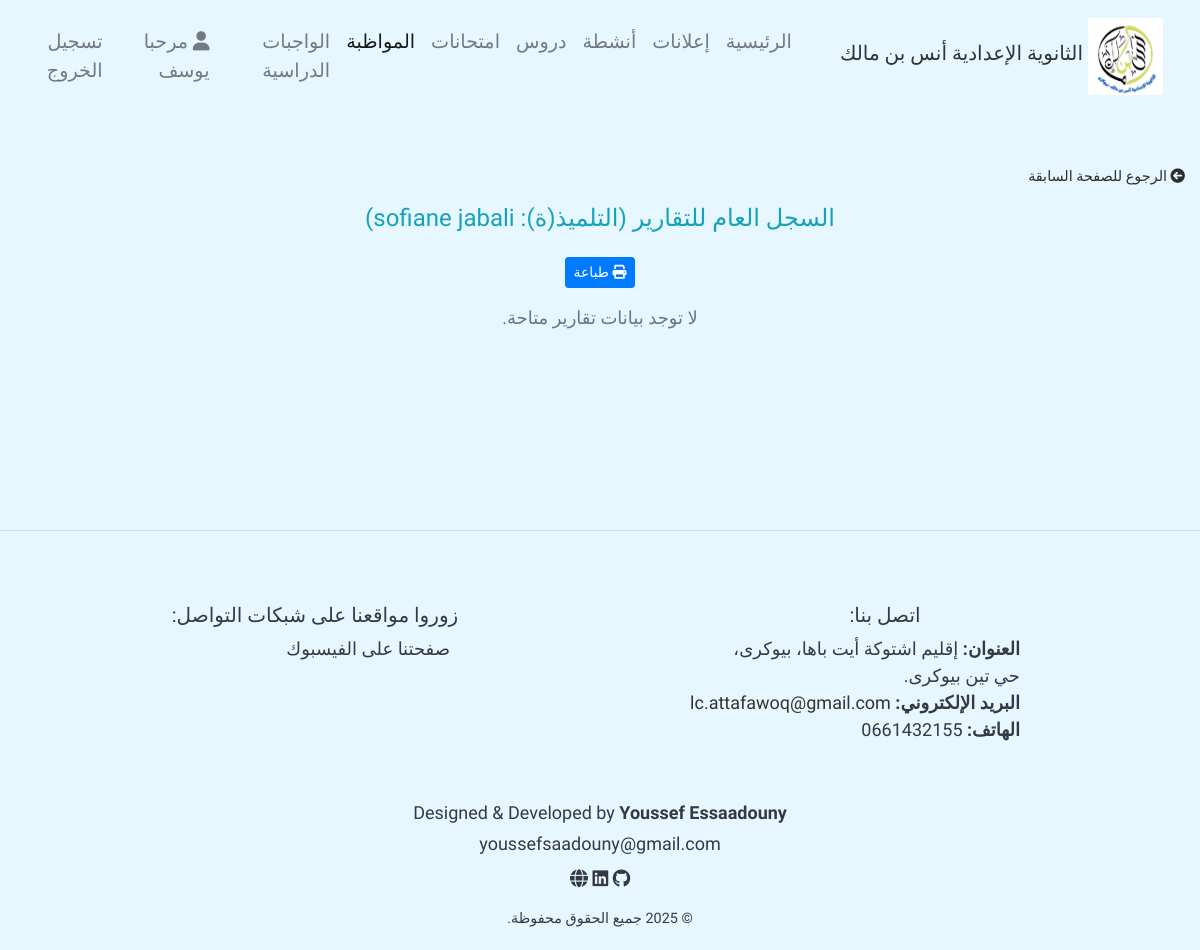
Screenshot of /studentTotalreports/23 (signed in) with the database file from the repository.
### home/models.py (models this page shows, shortened)
class UserProfile(models.Model):
    user = models.ForeignKey(User, on_delete = models.CASCADE)
    firstname = models.CharField(max_length = 100)
    lastname = models.CharField(max_length = 100)
    User_Type = models.CharField(max_length = 100, null = True, blank = True)
    email = models.EmailField(null = True, blank=  True)

class Student(models.Model):
    massar_num = models.CharField(max_length = 50, null = True, blank = True)
    first_name = models.CharField(max_length = 50)
    last_name = models.CharField(max_length = 50)
    sections = models.ForeignKey(Section, related_name="students", blank = True, null = True, on_delete = models.SET_NULL)
    number_phone = models.CharField(max_length = 14, default = 0000)
    parentEmail = models.EmailField(null=True)

### home/decorator.py (the view)
        def wrapper_funct(request, *args, **kwargs):
            group = None
            if request.user.groups.exists():
                group = request.user.groups.all()[0].name
            if group and group in allowed_roles:
                return view_func(request, *args, **kwargs)
            else:
                return HttpResponse('أنت غير مؤهل لزيارة هذه الصفحة.')

### home/decorator.py (called while the page is built)
def allowed_user(allowed_roles = []):
    def decorator(view_func):
        def wrapper_funct(request, *args, **kwargs):
            group = None
            if request.user.groups.exists():
                group = request.user.groups.all()[0].name
            if group and group in allowed_roles:
                return view_func(request, *args, **kwargs)
            else:
                return HttpResponse('أنت غير مؤهل لزيارة هذه الصفحة.')
        return wrapper_funct
    return decorator

### templates/pages/attendance/reports/studentTotalReports.html (shortened to what this page needs)
{% extends 'base.html' %}
{% load static %}
{% load custom_filter %}
{% block content %}
<div class="container-fluid my-5">
    <div class="mb-3 text-start">
        <a href="{% url 'add_reports' student.id %}" class="text-decoration-none" style="color: inherit; font-size: 0.9rem;">
          <i class="fas fa-arrow-circle-left me-1"></i> الرجوع للصفحة السابقة
        </a>
      </div>
      <div class="mb-4  text-center text-info">
        <h4>
        السجل العام للتقارير (التلميذ(ة): {{ student.first_name }} {{ student.last_name }})
        </h4>
      </div>
      <div class="text-center mb-3">
        <button class="btn btn-sm btn-primary" onclick="window.print()">
          <i class="fas fa-print me-1"></i> طباعة
        </button>
      </div>
    {% for year, reports in grouped_reports.items %}
        <div class="mb-3 d-inline">
            <p class="d-inline-flex gap-1">
                <a class="btn btn-outline-primary" data-toggle="collapse" href="#collapseYear{{ year }}" role="button" aria-expanded="false" aria-controls="collapseYear{{ year }}">
                    السنة: {{ year }}
                    (
                    <small> مجموع التقارير خلال السنة {% with yearCount|get_item:year as total %} {{total}}  {% endwith %} </small>
                    )
                </a>
            </p>
            <div class="collapse" id="collapseYear{{ year }}">
                <div class="card card-body">
                    {% if reports %}
                        {% for month, report in reports.items %}
                            <div class="d-flex align-items-center flex-wrap gap-3 mb-2">
                                <a class="btn btn-outline-success my-2" data-toggle="collapse" href="#collapseMonth{{ year }}{{ month }}" role="button" aria-expanded="false" aria-controls="collapseMonth{{ year }}{{ month }}">
                                    الشهر: {{ month|get_month }}
                                    (
                                    <span> مجموع الغياب خلال الشهر {% with monthCount|get_item:year|get_item:month as total %} {{total}} {% endwith %}  </span>
                                    )
                                </a>
                                {% if whatsapp_url %}
                                <div class="alert alert-success d-flex flex-wrap align-items-center justify-content-between my-2 mt-2 mx-2 gap-3">
                                        <p class="mb-0">تم إنشاء رسالة واتساب لولي الأمر. اضغط على الزر أدناه لإرسالها:</p>
                                        <a href="{{ whatsapp_url }}" target="_blank" class="btn btn-success d-flex align-items-center">
                                            <i class="fab fa-whatsapp mx-2"></i> إرسال الرسالة عبر واتساب
                                        </a>
                                    </div>
                                {% endif %}
                                </div>
                            <div class="collapse" id="collapseMonth{{ year }}{{ month }}">
                                <div class="card card-body">
                                    {% for r in report %}
                                        <div class="card my-3 shadow-sm">
                                            <div class="card-header ">
                                                <strong>تقرير رقم: {{ r.counter }}</strong>
                                            </div>
                                            <div class="card-body  ">
                                                <p><strong>الإجراء المتخذ:</strong> {{ r.instructions }}</p>
                                                <p><strong>المادة:</strong> {{ r.material }}</p>
                                                <p><strong>التاريخ:</strong> {{ r.date|date:"Y-m-d" }}</p>
                                                <p><strong>موضوع التقرير:</strong> {{ r.content }}</p>
                                                <div class="d-flex justify-content-end">
                                                    <a href="{% url 'Delete' r.id %}?page=reports"  class="btn btn-outline-danger my-2 " onclick="return confirm('هل أنت متأكد من الحذف؟');">   حذف التقرير </a>
                                                </div>
                                            </div>
                                        </div>
                                    {% endfor %}
                                </div>
                            </div>
                        {% endfor %}
                    {% else %}
                        <p>لا توجد تقارير مسجلة في هذه السنة.</p>
                    {% endif %}
                </div>
            </div>
        </div>
        {% empty %}
        <p class="text-center text-muted">لا توجد بيانات تقارير متاحة.</p>
        {% endfor %}
</div>
{% endblock %}

### templates/parts/navbar.html (shortened to what this page needs)
 {% load static %}
 <nav class="navbar navbar-expand-lg navbar-light " style="font-size:medium; font-weight:normal" dir="rtl">
        <a href="/" class="navbar-brand text-center d-flex align-items-center">
            <img src="{% static 'photos/aim.jpg' %}" alt="شعار الثانوية الإعدادية أنس بن مالك ">
            <h5>الثانوية الإعدادية أنس بن مالك </h5>
        </a>
        <div id="navbarContent" class="collapse navbar-collapse justify-content-center">
            <ul class="navbar-nav" style="border-radius:2px; color:#f8f9fa">
                <li class="nav-item {% if request.path == '/' %} active {% endif %} "><a href="/" class="nav-link">  الرئيسية</a></li>
                <li class="nav-item {% if request.resolver_match.url_name == 'announce' or request.resolver_match.url_name == 'add_announce' %} active {% endif %}"><a href="{% url 'announce' %}" class="nav-link">إعلانات</a></li>
                <li class="nav-item {% if request.resolver_match.url_name == 'ShowActivities' or request.resolver_match.url_name == 'add_activity' %} active {% endif %}"><a href="{% url 'ShowActivities' %}" class="nav-link">أنشطة</a></li>
                <li class="nav-item   "><a href=" {% if 'admin' in request.user.groups.all|join:',' or 'teacher' in request.user.groups.all|join:',' or 'general_surveillance' in request.user.groups.all|join:','  %} {% url 'UserCourseList' %} {% else %} {% url 'course_res' %} {% endif %} " class="nav-link">دروس</a></li>
                <li class="nav-item "><a href="{% url 'exams' %}" class="nav-link">امتحانات</a></li>
                {% if 'admin' in request.user.groups.all|join:", " or 'general_surveillance' in request.user.groups.all|join:", " %}
                <li class="nav-item {% if request.path == '/classes/' or request.path == '/ClassStudents/' or request.resolver_match.url_name == 'studentTotalAbsence' or request.resolver_match.url_name == 'studentAbsence' or request.resolver_match.url_name == 'StudentAttendance' or request.resolver_match.url_name == 'ClassStudents' or request.resolver_match.url_name == 'add_reports' or request.resolver_match.url_name == 'studentTotalreports' %} active {% endif %}"><a href="{% url 'classes' %}" class="nav-link seasonsDropdown"> المواظبة </a></li>
                {% endif %}
                {% if 'admin' in request.user.groups.all|join:", " or 'teacher' in request.user.groups.all|join:", "  or 'student' in request.user.groups.all|join:", " %}
                <li class="nav-item "><a href=" {% if 'student' in request.user.groups.all|join:',' %} {% url 'homeWork' %} {% else %} {% url 'UserHomeWorkList' %} {% endif %} " class="nav-link seasonsDropdown"> الواجبات الدراسية</a></li>
                {% endif %}
                {% url 'password_change' as p %}
                {% url 'password_change_done' as d %}
                <li class="nav-item mx-2 {% if request.path == '/UserInfo/' %} active {% endif %}"><a href="{% url 'UserInfo' %}" class="nav-link user" >{% if request.path != p and request.path != d %} <i class="fas fa-user "></i>  مرحبا  {{user_info.firstname}} {% endif %}</a></li>
                <li class="nav-item "><a href="{% url 'signout' %}" class="nav-link out"> تسجيل الخروج  </a></li>
            </ul>
        </div>
    </nav>

### LC_tassegdelt/static/css/style.css (style rules this page uses)
body { background: #e6f7ff; color: #2f2d2d; position: relative; font-size: large; font-family: 'Tajawal' , 'Gupter', 'Marhey', sans-serif; direction: rtl; text-align: right; }
.navbar-brand { display: flex; align-items: center; justify-content: center; }
.navbar-brand img { max-width: 75px; margin: 5px; border-radius: 2px; }
.navbar-brand h5 { color: #333333; font-family: 'Reem Kufi Fun'; }
.nav-link, .nav-link:visited { font-size: larger; color: #f8f9fa; }
.nav-item { font-family: 'Reem Kufi Fun'; }
@media (min-width: 576px) { .navbar-brand { flex-direction: row; } }
@media (min-width: 576px) { .navbar-brand img { max-width: 75px; margin: 5px; } }

### rows the page displays
UserProfile: firstname "يوسف"
Student: first_name "sofiane", last_name "jabali"
